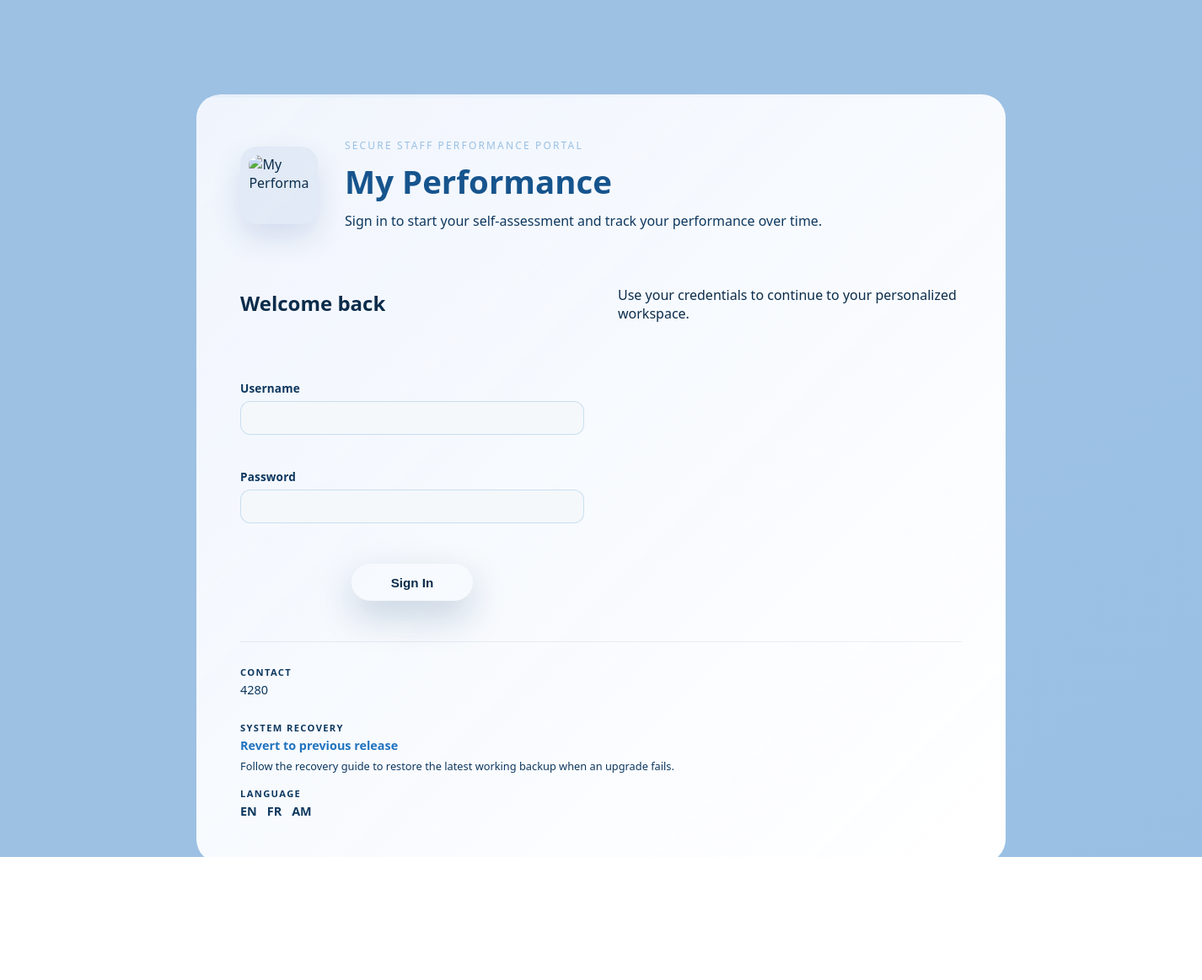
The page /login.php on the database its author committed.
### tables this page shows
CREATE TABLE site_config (
  id INT PRIMARY KEY,
  site_name VARCHAR(200) NULL,
  landing_text TEXT NULL,
  address VARCHAR(255) NULL,
  contact VARCHAR(255) NULL,
  landing_metric_submissions INT NULL,
  landing_metric_completion VARCHAR(50) NULL,
  landing_metric_adoption VARCHAR(50) NULL,
  logo_path VARCHAR(255) NULL,
  footer_org_name VARCHAR(255) NULL,
  footer_org_short VARCHAR(100) NULL,
  footer_website_label VARCHAR(255) NULL,
  footer_website_url VARCHAR(255) NULL,
  footer_email VARCHAR(255) NULL,
  footer_phone VARCHAR(255) NULL,
  footer_hotline_label VARCHAR(255) NULL,
  footer_hotline_number VARCHAR(50) NULL,
  footer_rights VARCHAR(255) NULL,
  google_oauth_enabled TINYINT(1) NOT NULL DEFAULT 0,
  google_oauth_client_id VARCHAR(255) NULL,
  google_oauth_client_secret VARCHAR(255) NULL,
  microsoft_oauth_enabled TINYINT(1) NOT NULL DEFAULT 0,
  microsoft_oauth_client_id VARCHAR(255) NULL,
  microsoft_oauth_client_secret VARCHAR(255) NULL,
  microsoft_oauth_tenant VARCHAR(255) NULL,
  color_theme VARCHAR(50) NOT NULL DEFAULT 'light',
  brand_color VARCHAR(7) NULL,
  enabled_locales TEXT NULL,
  smtp_enabled TINYINT(1) NOT NULL DEFAULT 0,
  smtp_host VARCHAR(255) NULL,
  smtp_port INT NULL,
  smtp_username VARCHAR(255) NULL,
  smtp_password VARCHAR(255) NULL,
  smtp_encryption VARCHAR(10) NOT NULL DEFAULT 'none',
  smtp_from_email VARCHAR(255) NULL,
  smtp_from_name VARCHAR(255) NULL,
  smtp_timeout INT NULL,
  upgrade_repo VARCHAR(255) NULL,
  email_templates LONGTEXT NULL
);

### login.php (the view, shortened to what the rows shown need)
<?php
require_once __DIR__ . '/config.php';
$locale = ensure_locale();
$t = load_lang($locale);
$cfg = get_site_config($pdo);
$siteName = htmlspecialchars($cfg['site_name'] ?? 'My Performance', ENT_QUOTES, 'UTF-8');
$landingTextRaw = $cfg['landing_text'] ?? '';
$landingText = htmlspecialchars($landingTextRaw, ENT_QUOTES, 'UTF-8');
$contact = htmlspecialchars($cfg['contact'] ?? '', ENT_QUOTES, 'UTF-8');
$bodyClassRaw = trim(site_body_classes($cfg) . ' md-login-page');
$bodyClass = htmlspecialchars($bodyClassRaw, ENT_QUOTES, 'UTF-8');
$bodyStyle = htmlspecialchars(site_body_style($cfg), ENT_QUOTES, 'UTF-8');
$baseUrl = htmlspecialchars(BASE_URL, ENT_QUOTES, 'UTF-8');
$langAttr = htmlspecialchars($locale, ENT_QUOTES, 'UTF-8');
$introText = $landingText !== ''
    ? $landingText
    : htmlspecialchars(
        t(
            $t,
            'welcome_msg',
            'Sign in to start your self-assessment and track your performance over time.'
        ),
        ENT_QUOTES,
        'UTF-8'
    );
$signInHeading = t($t, 'sign_in_heading', 'Welcome back');
?>
<!doctype html>
<html lang="<?= $langAttr ?>" data-base-url="<?= $baseUrl ?>">
<head>
  <link rel="stylesheet" href="<?= asset_url('assets/css/material.css') ?>">
  <link rel="stylesheet" href="<?= asset_url('assets/css/styles.css') ?>">
</head>
<body class="<?= $bodyClass ?>" style="<?= $bodyStyle ?>">
  <div class="md-container">
    <div class="md-card md-elev-3 md-login md-login--simple">
      <div class="md-login-simple">
        <header class="md-login-simple__header">
          <div class="md-login-simple__titles">
            <p class="md-login-simple__eyebrow"><?= htmlspecialchars(t($t, 'login_tagline', 'Secure staff performance portal'), ENT_QUOTES, 'UTF-8') ?></p>
            <h1><?= $siteName ?></h1>
            <?php if ($introText !== ''): ?>
              <p class="md-login-simple__intro"><?= $introText ?></p>
            <?php endif; ?>
          </div>
        </header>
        <section class="md-login-simple__body" aria-labelledby="sign-in-heading">
          <h2 id="sign-in-heading"><?= htmlspecialchars($signInHeading, ENT_QUOTES, 'UTF-8') ?></h2>
        </section>
        <footer class="md-login-simple__footer">
          <?php if ($contact !== ''): ?>
            <div>
              <span class="md-login-footer-label"><?= t($t, 'contact_label', 'Contact') ?></span>
              <span class="md-login-footer-value"><?= $contact ?></span>
            </div>
          <?php endif; ?>
        </footer>
      </div>
    </div>
  </div>
</body>
</html>

### rows shown on the page
site_config: site_name "My Performance", landing_text "Sign in to start your self-assessment and track your performance over time.", contact "4280"

### other values the page prints
t($t, 'login_tagline', 'Secure staff performance portal') "SECURE STAFF PERFORMANCE PORTAL"
$signInHeading "Welcome back"
$signInSubheading "Use your credentials to continue to your personalized workspace."
t($t, 'username', 'Username') "Username"
t($t, 'password', 'Password') "Password"
t($t, 'sign_in', 'Sign In') "Sign In"
t($t, 'contact_label', 'Contact') "CONTACT"
t($t, 'system_recovery_label', 'System recovery') "SYSTEM RECOVERY"
t($t, 'system_recovery_link', 'Revert to previous release') "Revert to previous release"
$languageLabel "LANGUAGE"
$loc "EN"
$loc "FR"
$loc "AM"
